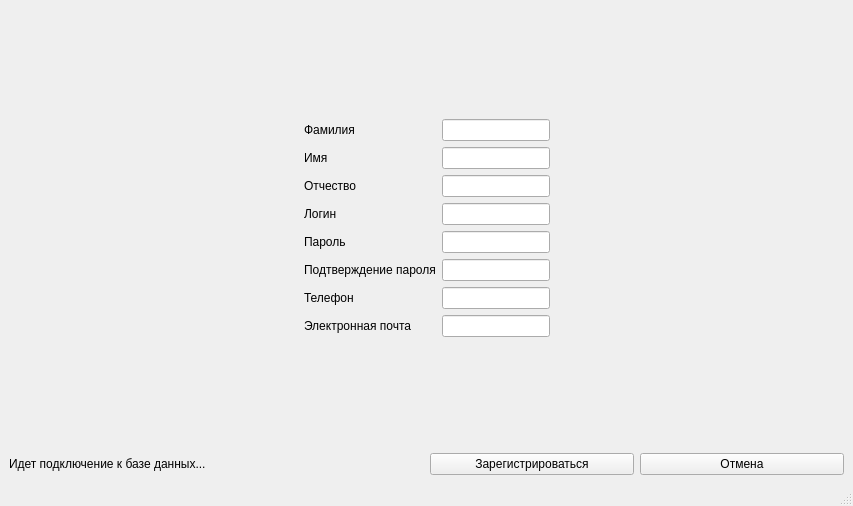
<?xml version="1.0" encoding="UTF-8"?>
<ui version="4.0">
 <class>SignUp</class>
 <widget class="QMainWindow" name="SignUp">
  <property name="geometry">
   <rect>
    <x>0</x>
    <y>0</y>
    <width>853</width>
    <height>506</height>
   </rect>
  </property>
  <property name="windowTitle">
   <string>MainWindow</string>
  </property>
  <property name="styleSheet">
   <string notr="true"/>
  </property>
  <widget class="QWidget" name="centralwidget">
   <layout class="QGridLayout" name="gridLayout_3">
    <item row="1" column="1" colspan="2">
     <layout class="QGridLayout" name="gridLayout">
      <item row="5" column="1">
       <widget class="QLineEdit" name="line_passwd_confirm">
        <property name="sizePolicy">
         <sizepolicy hsizetype="Fixed" vsizetype="Fixed">
          <horstretch>0</horstretch>
          <verstretch>0</verstretch>
         </sizepolicy>
        </property>
        <property name="styleSheet">
         <string notr="true"/>
        </property>
       </widget>
      </item>
      <item row="1" column="0">
       <widget class="QLabel" name="label_4">
        <property name="sizePolicy">
         <sizepolicy hsizetype="Fixed" vsizetype="Fixed">
          <horstretch>0</horstretch>
          <verstretch>0</verstretch>
         </sizepolicy>
        </property>
        <property name="text">
         <string>Имя</string>
        </property>
        <property name="alignment">
         <set>Qt::AlignLeading|Qt::AlignLeft|Qt::AlignVCenter</set>
        </property>
       </widget>
      </item>
      <item row="3" column="1">
       <widget class="QLineEdit" name="lineE_login">
        <property name="sizePolicy">
         <sizepolicy hsizetype="Fixed" vsizetype="Fixed">
          <horstretch>0</horstretch>
          <verstretch>0</verstretch>
         </sizepolicy>
        </property>
        <property name="styleSheet">
         <string notr="true"/>
        </property>
        <property name="text">
         <string/>
        </property>
       </widget>
      </item>
      <item row="4" column="1">
       <widget class="QLineEdit" name="lineE_passwd">
        <property name="enabled">
         <bool>true</bool>
        </property>
        <property name="sizePolicy">
         <sizepolicy hsizetype="Fixed" vsizetype="Fixed">
          <horstretch>0</horstretch>
          <verstretch>0</verstretch>
         </sizepolicy>
        </property>
        <property name="baseSize">
         <size>
          <width>0</width>
          <height>0</height>
         </size>
        </property>
        <property name="focusPolicy">
         <enum>Qt::StrongFocus</enum>
        </property>
        <property name="styleSheet">
         <string notr="true"/>
        </property>
        <property name="alignment">
         <set>Qt::AlignLeading|Qt::AlignLeft|Qt::AlignVCenter</set>
        </property>
       </widget>
      </item>
      <item row="0" column="1">
       <widget class="QLineEdit" name="lineE_surname">
        <property name="sizePolicy">
         <sizepolicy hsizetype="Fixed" vsizetype="Fixed">
          <horstretch>0</horstretch>
          <verstretch>0</verstretch>
         </sizepolicy>
        </property>
        <property name="styleSheet">
         <string notr="true"/>
        </property>
       </widget>
      </item>
      <item row="2" column="1">
       <widget class="QLineEdit" name="lineEdit_middle_name">
        <property name="sizePolicy">
         <sizepolicy hsizetype="Fixed" vsizetype="Fixed">
          <horstretch>0</horstretch>
          <verstretch>0</verstretch>
         </sizepolicy>
        </property>
        <property name="styleSheet">
         <string notr="true"/>
        </property>
       </widget>
      </item>
      <item row="4" column="0">
       <widget class="QLabel" name="lbl_passwd">
        <property name="enabled">
         <bool>true</bool>
        </property>
        <property name="sizePolicy">
         <sizepolicy hsizetype="Fixed" vsizetype="Fixed">
          <horstretch>0</horstretch>
          <verstretch>0</verstretch>
         </sizepolicy>
        </property>
        <property name="baseSize">
         <size>
          <width>0</width>
          <height>0</height>
         </size>
        </property>
        <property name="focusPolicy">
         <enum>Qt::NoFocus</enum>
        </property>
        <property name="text">
         <string>Пароль</string>
        </property>
        <property name="alignment">
         <set>Qt::AlignLeading|Qt::AlignLeft|Qt::AlignVCenter</set>
        </property>
       </widget>
      </item>
      <item row="0" column="0">
       <widget class="QLabel" name="label_3">
        <property name="sizePolicy">
         <sizepolicy hsizetype="Fixed" vsizetype="Fixed">
          <horstretch>0</horstretch>
          <verstretch>0</verstretch>
         </sizepolicy>
        </property>
        <property name="text">
         <string>Фамилия</string>
        </property>
        <property name="alignment">
         <set>Qt::AlignLeading|Qt::AlignLeft|Qt::AlignVCenter</set>
        </property>
       </widget>
      </item>
      <item row="3" column="0">
       <widget class="QLabel" name="lbl_login">
        <property name="enabled">
         <bool>true</bool>
        </property>
        <property name="sizePolicy">
         <sizepolicy hsizetype="Fixed" vsizetype="Fixed">
          <horstretch>0</horstretch>
          <verstretch>0</verstretch>
         </sizepolicy>
        </property>
        <property name="baseSize">
         <size>
          <width>0</width>
          <height>0</height>
         </size>
        </property>
        <property name="focusPolicy">
         <enum>Qt::NoFocus</enum>
        </property>
        <property name="text">
         <string>Логин</string>
        </property>
        <property name="alignment">
         <set>Qt::AlignLeading|Qt::AlignLeft|Qt::AlignVCenter</set>
        </property>
       </widget>
      </item>
      <item row="2" column="0">
       <widget class="QLabel" name="label_5">
        <property name="sizePolicy">
         <sizepolicy hsizetype="Fixed" vsizetype="Fixed">
          <horstretch>0</horstretch>
          <verstretch>0</verstretch>
         </sizepolicy>
        </property>
        <property name="text">
         <string>Отчество</string>
        </property>
        <property name="alignment">
         <set>Qt::AlignLeading|Qt::AlignLeft|Qt::AlignVCenter</set>
        </property>
       </widget>
      </item>
      <item row="1" column="1">
       <widget class="QLineEdit" name="lineEdit_name">
        <property name="sizePolicy">
         <sizepolicy hsizetype="Fixed" vsizetype="Fixed">
          <horstretch>0</horstretch>
          <verstretch>0</verstretch>
         </sizepolicy>
        </property>
        <property name="styleSheet">
         <string notr="true"/>
        </property>
       </widget>
      </item>
      <item row="5" column="0">
       <widget class="QLabel" name="label_6">
        <property name="sizePolicy">
         <sizepolicy hsizetype="Fixed" vsizetype="Fixed">
          <horstretch>0</horstretch>
          <verstretch>0</verstretch>
         </sizepolicy>
        </property>
        <property name="maximumSize">
         <size>
          <width>16777215</width>
          <height>16777215</height>
         </size>
        </property>
        <property name="styleSheet">
         <string notr="true"/>
        </property>
        <property name="text">
         <string>Подтверждение пароля</string>
        </property>
        <property name="margin">
         <number>0</number>
        </property>
       </widget>
      </item>
      <item row="6" column="0">
       <widget class="QLabel" name="label_2">
        <property name="text">
         <string>Телефон</string>
        </property>
       </widget>
      </item>
      <item row="7" column="0">
       <widget class="QLabel" name="label_7">
        <property name="text">
         <string>Электронная почта</string>
        </property>
       </widget>
      </item>
      <item row="6" column="1">
       <widget class="QLineEdit" name="lineEdit_phone_nmb">
        <property name="sizePolicy">
         <sizepolicy hsizetype="Fixed" vsizetype="Fixed">
          <horstretch>0</horstretch>
          <verstretch>0</verstretch>
         </sizepolicy>
        </property>
       </widget>
      </item>
      <item row="7" column="1">
       <widget class="QLineEdit" name="lineEdit_email">
        <property name="sizePolicy">
         <sizepolicy hsizetype="Fixed" vsizetype="Fixed">
          <horstretch>0</horstretch>
          <verstretch>0</verstretch>
         </sizepolicy>
        </property>
       </widget>
      </item>
     </layout>
    </item>
    <item row="5" column="0" colspan="2">
     <widget class="QLabel" name="label">
      <property name="text">
       <string>Идет подключение к базе данных...</string>
      </property>
      <property name="alignment">
       <set>Qt::AlignLeading|Qt::AlignLeft|Qt::AlignVCenter</set>
      </property>
     </widget>
    </item>
    <item row="5" column="2" colspan="2">
     <layout class="QGridLayout" name="gridLayout_4">
      <item row="0" column="0">
       <widget class="QPushButton" name="pB_confirm_register">
        <property name="text">
         <string>Зарегистрироваться</string>
        </property>
       </widget>
      </item>
      <item row="0" column="1">
       <widget class="QPushButton" name="pB_cancel">
        <property name="text">
         <string>Отмена</string>
        </property>
       </widget>
      </item>
     </layout>
    </item>
    <item row="2" column="0" colspan="4">
     <spacer name="verticalSpacer_2">
      <property name="orientation">
       <enum>Qt::Vertical</enum>
      </property>
      <property name="sizeHint" stdset="0">
       <size>
        <width>20</width>
        <height>40</height>
       </size>
      </property>
     </spacer>
    </item>
    <item row="0" column="0" colspan="4">
     <spacer name="verticalSpacer">
      <property name="orientation">
       <enum>Qt::Vertical</enum>
      </property>
      <property name="sizeType">
       <enum>QSizePolicy::Expanding</enum>
      </property>
      <property name="sizeHint" stdset="0">
       <size>
        <width>20</width>
        <height>40</height>
       </size>
      </property>
     </spacer>
    </item>
    <item row="1" column="3">
     <spacer name="horizontalSpacer">
      <property name="orientation">
       <enum>Qt::Horizontal</enum>
      </property>
      <property name="sizeHint" stdset="0">
       <size>
        <width>40</width>
        <height>20</height>
       </size>
      </property>
     </spacer>
    </item>
    <item row="1" column="0">
     <spacer name="horizontalSpacer_2">
      <property name="orientation">
       <enum>Qt::Horizontal</enum>
      </property>
      <property name="sizeHint" stdset="0">
       <size>
        <width>40</width>
        <height>20</height>
       </size>
      </property>
     </spacer>
    </item>
   </layout>
  </widget>
  <widget class="QMenuBar" name="menubar">
   <property name="geometry">
    <rect>
     <x>0</x>
     <y>0</y>
     <width>853</width>
     <height>21</height>
    </rect>
   </property>
  </widget>
  <widget class="QStatusBar" name="statusbar"/>
 </widget>
 <resources/>
 <connections/>
</ui>
